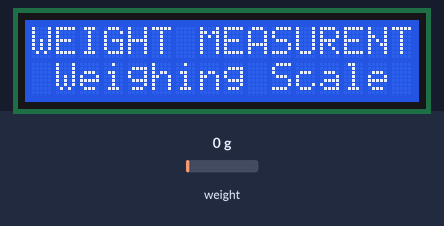
A sketch run on a simulated ESP8266 (NodeMCU). Shown: 16×2 character LCD. The test bench sets the inputs (shaded band); at power-on: weight on the scale 0 g. What the sketch prints to the serial monitor is not drawn.

Above: at 2.1 s.
At 6.2 s:
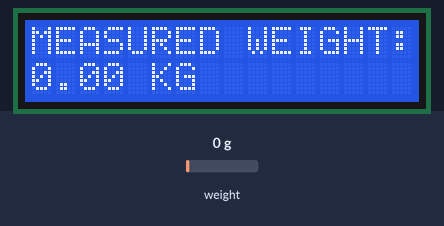
6.3 s: weight on the scale set to 100 g
At 8.7 s:
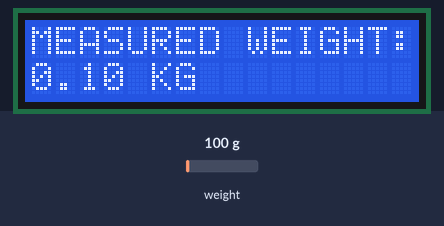
11.6 s: weight on the scale set to 1250 g
At 14.6 s:
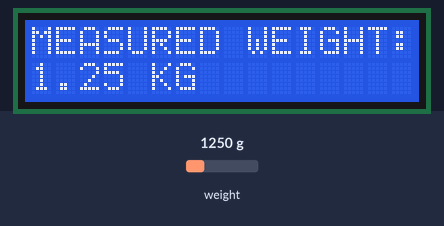
16.7 s: weight on the scale set to 2500 g
At 19.2 s:
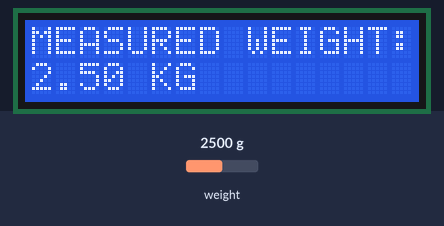
Timing chart, 0 to 20.7 s (numbered marks = the images above; inputs shaded):
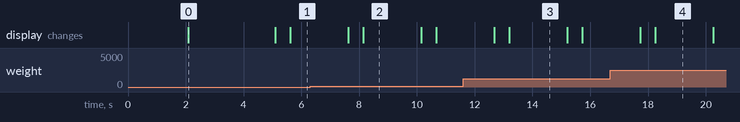

Measured:
- after the input at 6.3 s, the display: first differs from a run without the input after 1.8 s (image 2)
- after the input at 11.6 s, the display: first differs from a run without the input after 1.6 s (image 3)
- after the input at 16.7 s, the display: first differs from a run without the input after 1.6 s (image 4)
- what the display in image 0 shows lasts 3.0 s, from 2.1 s to 5.1 s
- what the display in image 2 shows lasts 2.1 s, from 8.1 s to 10.2 s

The sketch:

FINAL_CODE.ino
```cpp
//#include <LiquidCrystal_I2C.h>
//#include "HX711.h"
//#include <Wire.h>
//
//LiquidCrystal_I2C lcd(0x27, 16, 2);
//
//
//
//HX711 scale;
//
//float weight;
//float calibration_factor = 449640; // for me this vlaue works just perfect 419640
//
//void setup()
//{
//
//  Serial.begin(115200);
//  scale.begin(D5, D6);
//  scale.set_scale();
//  scale.tare(); //Reset the scale to 0
//  long zero_factor = scale.read_average(); //Get a baseline reading
//  lcd.init();
//  // turn on LCD backlight
//  lcd.backlight();
//  lcd.setCursor(0,0);
//  lcd.print("IOT MEASURENT");
//  lcd.setCursor(1,1);
//  lcd.print("Weighing Scale");
//  delay(3000);
//  lcd.clear();
//
//}
//
//void loop()
//{
//
//
//  scale.set_scale(calibration_factor); //Adjust to this calibration factor
//
//  weight = scale.get_units(5);
//
//  lcd.setCursor(0, 0);
//  lcd.print("MEASURED WEIGHT:");
//  lcd.setCursor(0, 1);
//  lcd.print(weight);
//  lcd.print(" KG  ");
//
//  delay(2000);
//  lcd.clear();
//
//  Serial.print("Weight: ");
//  Serial.print(weight);
//  Serial.println(" KG");
//  Serial.println();
//
//}


#include <LiquidCrystal_I2C.h>
#include "HX711.h"
//#include <Wire.h>

LiquidCrystal_I2C lcd(0x27, 16, 2);


HX711 scale;

float weight;
float calibration_factor = 449640; // for me this vlaue works just perfect 419640

void setup()
{

  Serial.begin(115200);
  scale.begin(D5, D6);
  scale.set_scale();
  scale.tare(); //Reset the scale to 0
  long zero_factor = scale.read_average(); //Get a baseline reading
  lcd.init();
  // turn on LCD backlight
  lcd.backlight();
  lcd.setCursor(0,0);
  lcd.print("WEIGHT MEASURENT");
  lcd.setCursor(1,1);
  lcd.print("Weighing Scale");
  delay(3000);
  lcd.clear();


}


void loop()
{


  scale.set_scale(calibration_factor); //Adjust to this calibration factor

  weight = scale.get_units(5);

  lcd.setCursor(0, 0);
  lcd.print("MEASURED WEIGHT:");
  lcd.setCursor(0, 1);
  lcd.print(weight);
  lcd.print(" KG  ");

  delay(2000);
  lcd.clear();

  Serial.print("Weight: ");
  Serial.print(weight);
  Serial.println(" KG");
  Serial.println();


}
```
